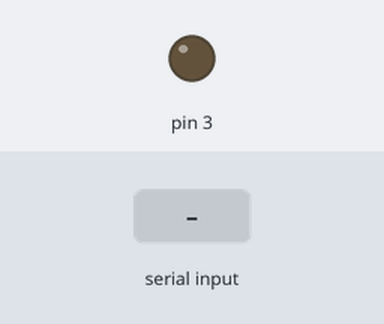
A sketch run on a simulated Arduino Uno, built with avr-gcc and run on an emulated ATmega328P. Shown: output pins drawn as LEDs (lit = HIGH). The inputs (shaded band) are chosen by the test bench.

Above: at 1.2 s.
1.3 s: "r90\n" received over Serial
At 2.2 s:
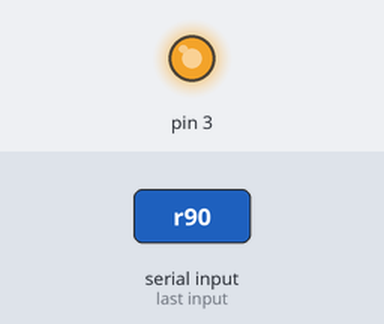
2.8 s: "r,45\n" received over Serial
At 3.4 s:
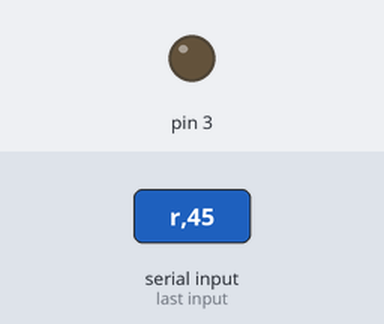
4.3 s: "v90\n" received over Serial
At 5.5 s:
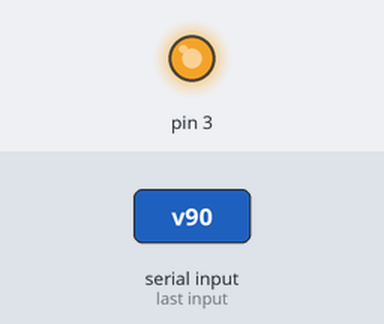
5.8 s: "v,45\n" received over Serial
At 6.9 s:
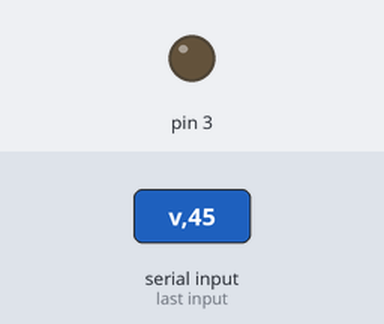
Timing chart, 0 to 8.3 s (numbered marks = the images above; inputs shaded):
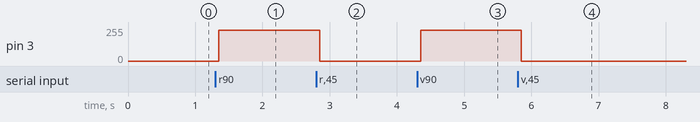

The sketch:

codigo_bancada_temperatura.ino
```cpp
#include "Dimmer.h"

Dimmer dimmer(3, DIMMER_NORMAL);

int lampada = 0; // 0 a 100

void setup()
{
  //inicializa porta serial
  Serial.begin(115200);
  dimmer.begin();
}

void loop()
{
  leSerial();
  dimmer.set(lampada);
  delay(150);
}

long int lenumero(char caracter)
{
  /*
    Função resonsável por interpredar o que é dígito enviado pela comunicação serial ao arduino e concatená-los
    maneira a formar um número inteiro.
  */
  long int valor = 0;
  int sinal = 1;
  while (caracter != 10)                   // verifica se eh um digito entre 0 e 9
  {
   caracter = Serial.read();
   if (caracter >= '0' && caracter <= '9')  // verifica se eh um digito entre 0 e 9
   valor = (valor * 10) + (caracter - '0'); // se sim, acumula valor
  else if ( caracter == '-')
    sinal = -1;
  else                                     // em caso de nao ser um numero ou simbolo de menos termina o valor
    {
      valor = valor * sinal ;                  // seta a variavel valor com o valor acumulado
      return (valor);
      // valor = 0;                        // reseta valor para 0 para a provima sequencia de digitos
      sinal = 1;
    }
  }
}
void leSerial()
{
  // LEITURA DOS DADOS SERIAIS
  if ( Serial.available() > 0)
  {
    char ch = Serial.read();
    switch (ch)
    {
      case 'r':
      lampada = lenumero(ch); // le o valor de referencia recebido
      break;
      case 'v':
      lampada = lenumero(ch);
      break;
    } // Fim do switch
  } // Fim da leitura serial
}
```

Measured:
- after the input at 1.3 s, pin 3: 0/255 → 229/255 after 0.05 s
- after the input at 2.8 s, pin 3: 229/255 → 0/255 after 0.05 s
- after the input at 4.3 s, pin 3: 0/255 → 229/255 after 0.05 s
- after the input at 5.8 s, pin 3: 229/255 → 0/255 after 0.05 s
